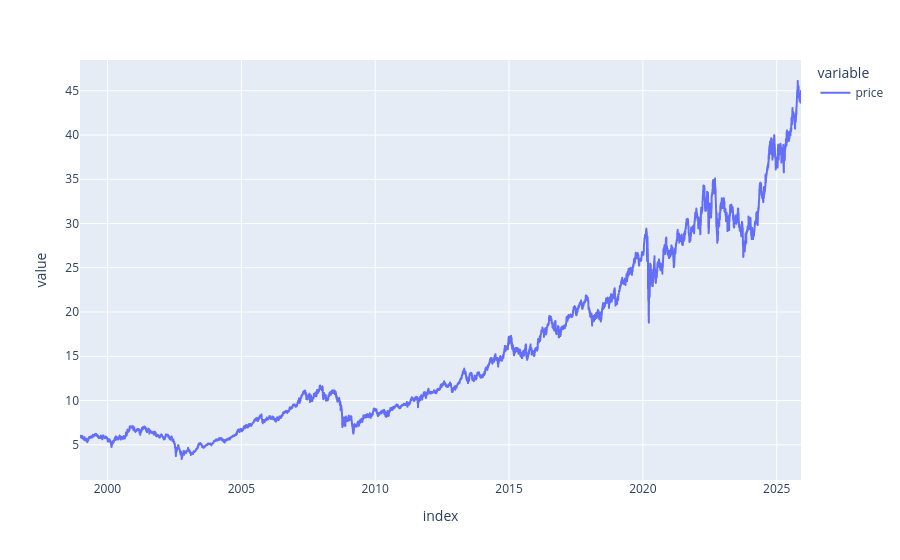

Write notebook code for a chart like this one.
### Code cell
px.line(data['price'])

### Figure 1 — Plotly figure (JSON) as saved in the notebook; plotly's stock layout.template omitted (floating-point values rounded to 4 significant figures; data arrays with more than 128 entries replaced by an {"elided": "..."} marker saying what was removed)
{"data": [{"hovertemplate": "variable=price<br>index=%{x}<br>value=%{y}<extra></extra>", "legendgroup": "price", "line": {"color": "#636efa", "dash": "solid"}, "marker": {"symbol": "circle"}, "mode": "lines", "name": "price", "showlegend": true, "type": "scattergl", "x": {"elided": "6776 str values"}, "xaxis": "x", "y": {"elided": "6776 float values"}, "yaxis": "y"}], "layout": {"legend": {"title": {"text": "variable"}, "tracegroupgap": 0}, "margin": {"t": 60}, "xaxis": {"anchor": "y", "domain": [0, 1], "title": {"text": "index"}}, "yaxis": {"anchor": "x", "domain": [0, 1], "title": {"text": "value"}}}}
